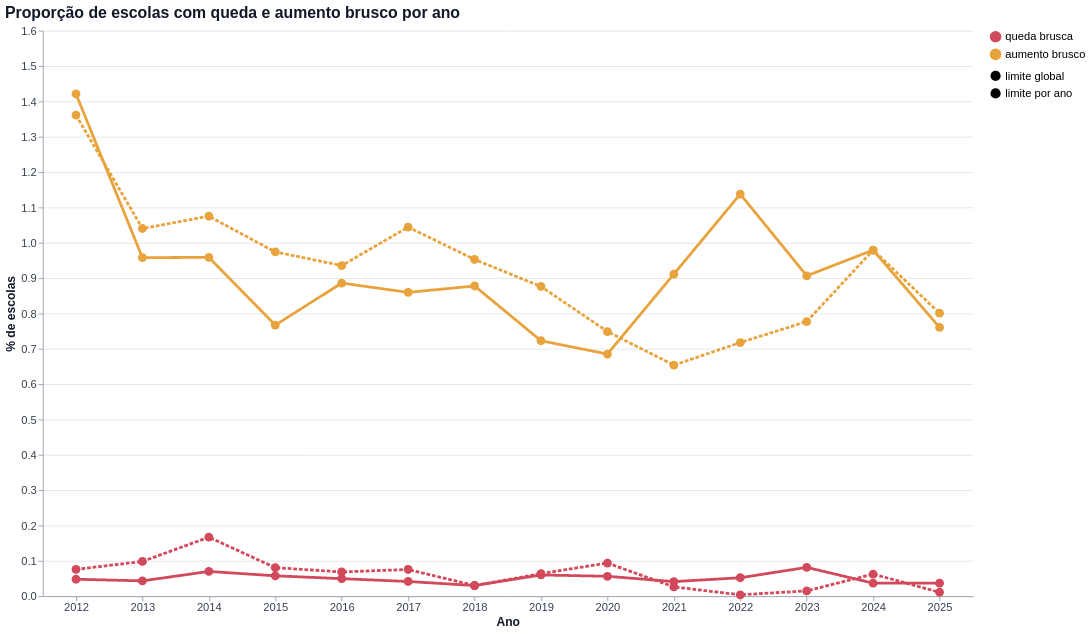

Notebook code for this chart:
### Markdown cell above
## Etapa 5 — Quantas escolas tiveram queda ou aumento brusco em cada ano?
O boxplot mostra a distribuição; esta etapa resume **proporção** (e contagem) de escolas marcadas.

### Code cell
def resumo_por_ano(d):
    """Tabela (contagem e %) e gráfico de escolas com queda/aumento brusco por ano."""
    resumo = pd.DataFrame({"escolas": d.groupby("ANO").size()})
    for tipo in ["QUEDA", "AUMENTO"]:
        for modo in ["ANO", "GLOBAL"]:
            resumo[f"n_{tipo}_{modo}"] = d.groupby("ANO")[f"{tipo}_{modo}"].sum()
            resumo[f"pct_{tipo}_{modo}"] = resumo[f"n_{tipo}_{modo}"] / resumo["escolas"] * 100

    pcts = [c for c in resumo.columns if c.startswith("pct_")]
    longo = resumo.reset_index().melt(id_vars="ANO", value_vars=pcts, var_name="serie", value_name="pct")
    longo["tipo"] = np.where(longo["serie"].str.contains("QUEDA"), "queda brusca", "aumento brusco")
    longo["limite"] = np.where(longo["serie"].str.endswith("_ANO"), "limite por ano", "limite global")

    graf = estilizar(alt.Chart(longo).mark_line(point=alt.OverlayMarkDef(size=90, filled=True), strokeWidth=3).encode(
        x=alt.X("ANO:O", title="Ano", axis=alt.Axis(labelAngle=0)), y=alt.Y("pct:Q", title="% de escolas"),
        color=alt.Color("tipo:N", title=None, scale=alt.Scale(domain=["queda brusca", "aumento brusco"], range=[COR_QUEDA, COR_AUMENTO])),
        strokeDash=alt.StrokeDash("limite:N", title=None),
        tooltip=["ANO:O", "tipo:N", "limite:N", alt.Tooltip("pct:Q", format=".2f")]
    ).properties(width=LARGURA_GRAFICO, height=int(ALTURA_GRAFICO * 0.8), title="Proporção de escolas com queda e aumento brusco por ano"))
    return resumo, graf


secao("Etapa 5 — Proporção de quedas e aumentos por ano")
resumo, graf_resumo = resumo_por_ano(dados)
mostrar_tabela(resumo.round(2), "Contagem e % de escolas marcadas por ano")
mostrar(graf_resumo, "Proporção de quedas e aumentos bruscos por ano")

### Figure 1 — Vega-Lite specification as saved in the notebook (floating-point values rounded to 4 significant figures)
{"config": {"view": {"continuousWidth": 300, "continuousHeight": 300, "stroke": null}, "axis": {"domainColor": "#9CA3AF", "gridColor": "#E5E7EB", "labelColor": "#374151", "labelFontSize": 12, "tickColor": "#9CA3AF", "titleColor": "#111827", "titleFontSize": 13}, "legend": {"labelFontSize": 12, "symbolSize": 120, "titleFontSize": 12}, "range": {"category": {"scheme": "set2"}}, "title": {"anchor": "start", "color": "#111827", "fontSize": 17, "subtitleColor": "#6B7280", "subtitleFontSize": 12}}, "data": {"name": "data-19945bb69f4f1be522e3cfa878a0e5b1"}, "mark": {"type": "line", "point": {"filled": true, "size": 90}, "strokeWidth": 3}, "encoding": {"color": {"field": "tipo", "scale": {"domain": ["queda brusca", "aumento brusco"], "range": ["#D1495B", "#E8A33D"]}, "title": null, "type": "nominal"}, "strokeDash": {"field": "limite", "title": null, "type": "nominal"}, "tooltip": [{"field": "ANO", "type": "ordinal"}, {"field": "tipo", "type": "nominal"}, {"field": "limite", "type": "nominal"}, {"field": "pct", "format": ".2f", "type": "quantitative"}], "x": {"axis": {"labelAngle": 0}, "field": "ANO", "title": "Ano", "type": "ordinal"}, "y": {"field": "pct", "title": "% de escolas", "type": "quantitative"}}, "height": 608, "title": "Proporção de escolas com queda e aumento brusco por ano", "width": 1000, "$schema": "https://vega.github.io/schema/vega-lite/v5.20.1.json", "datasets": {"data-19945bb69f4f1be522e3cfa878a0e5b1": [{"ANO": 2012, "serie": "pct_QUEDA_ANO", "pct": 0.07562, "tipo": "queda brusca", "limite": "limite por ano"}, {"ANO": 2013, "serie": "pct_QUEDA_ANO", "pct": 0.09814, "tipo": "queda brusca", "limite": "limite por ano"}, {"ANO": 2014, "serie": "pct_QUEDA_ANO", "pct": 0.1669, "tipo": "queda brusca", "limite": "limite por ano"}, {"ANO": 2015, "serie": "pct_QUEDA_ANO", "pct": 0.08052, "tipo": "queda brusca", "limite": "limite por ano"}, {"ANO": 2016, "serie": "pct_QUEDA_ANO", "pct": 0.06844, "tipo": "queda brusca", "limite": "limite por ano"}, {"ANO": 2017, "serie": "pct_QUEDA_ANO", "pct": 0.07539, "tipo": "queda brusca", "limite": "limite por ano"}, {"ANO": 2018, "serie": "pct_QUEDA_ANO", "pct": 0.03, "tipo": "queda brusca", "limite": "limite por ano"}, {"ANO": 2019, "serie": "pct_QUEDA_ANO", "pct": 0.06365, "tipo": "queda brusca", "limite": "limite por ano"}, {"ANO": 2020, "serie": "pct_QUEDA_ANO", "pct": 0.09358, "tipo": "queda brusca", "limite": "limite por ano"}, {"ANO": 2021, "serie": "pct_QUEDA_ANO", "pct": 0.02614, "tipo": "queda brusca", "limite": "limite por ano"}, {"ANO": 2022, "serie": "pct_QUEDA_ANO", "pct": 0.003718, "tipo": "queda brusca", "limite": "limite por ano"}, {"ANO": 2023, "serie": "pct_QUEDA_ANO", "pct": 0.0148, "tipo": "queda brusca", "limite": "limite por ano"}, {"ANO": 2024, "serie": "pct_QUEDA_ANO", "pct": 0.06234, "tipo": "queda brusca", "limite": "limite por ano"}, {"ANO": 2025, "serie": "pct_QUEDA_ANO", "pct": 0.01097, "tipo": "queda brusca", "limite": "limite por ano"}, {"ANO": 2012, "serie": "pct_QUEDA_GLOBAL", "pct": 0.04776, "tipo": "queda brusca", "limite": "limite global"}, {"ANO": 2013, "serie": "pct_QUEDA_GLOBAL", "pct": 0.04318, "tipo": "queda brusca", "limite": "limite global"}, {"ANO": 2014, "serie": "pct_QUEDA_GLOBAL", "pct": 0.06986, "tipo": "queda brusca", "limite": "limite global"}, {"ANO": 2015, "serie": "pct_QUEDA_GLOBAL", "pct": 0.05752, "tipo": "queda brusca", "limite": "limite global"}, {"ANO": 2016, "serie": "pct_QUEDA_GLOBAL", "pct": 0.04943, "tipo": "queda brusca", "limite": "limite global"}, {"ANO": 2017, "serie": "pct_QUEDA_GLOBAL", "pct": 0.04147, "tipo": "queda brusca", "limite": "limite global"}, {"ANO": 2018, "serie": "pct_QUEDA_GLOBAL", "pct": 0.03, "tipo": "queda brusca", "limite": "limite global"}, {"ANO": 2019, "serie": "pct_QUEDA_GLOBAL", "pct": 0.05991, "tipo": "queda brusca", "limite": "limite global"}, {"ANO": 2020, "serie": "pct_QUEDA_GLOBAL", "pct": 0.05615, "tipo": "queda brusca", "limite": "limite global"}, {"ANO": 2021, "serie": "pct_QUEDA_GLOBAL", "pct": 0.04108, "tipo": "queda brusca", "limite": "limite global"}, {"ANO": 2022, "serie": "pct_QUEDA_GLOBAL", "pct": 0.05205, "tipo": "queda brusca", "limite": "limite global"}, {"ANO": 2023, "serie": "pct_QUEDA_GLOBAL", "pct": 0.08139, "tipo": "queda brusca", "limite": "limite global"}, {"ANO": 2024, "serie": "pct_QUEDA_GLOBAL", "pct": 0.03667, "tipo": "queda brusca", "limite": "limite global"}, {"ANO": 2025, "serie": "pct_QUEDA_GLOBAL", "pct": 0.03656, "tipo": "queda brusca", "limite": "limite global"}, {"ANO": 2012, "serie": "pct_AUMENTO_ANO", "pct": 1.361, "tipo": "aumento brusco", "limite": "limite por ano"}, {"ANO": 2013, "serie": "pct_AUMENTO_ANO", "pct": 1.04, "tipo": "aumento brusco", "limite": "limite por ano"}, {"ANO": 2014, "serie": "pct_AUMENTO_ANO", "pct": 1.075, "tipo": "aumento brusco", "limite": "limite por ano"}, {"ANO": 2015, "serie": "pct_AUMENTO_ANO", "pct": 0.974, "tipo": "aumento brusco", "limite": "limite por ano"}, {"ANO": 2016, "serie": "pct_AUMENTO_ANO", "pct": 0.9353, "tipo": "aumento brusco", "limite": "limite por ano"}, {"ANO": 2017, "serie": "pct_AUMENTO_ANO", "pct": 1.044, "tipo": "aumento brusco", "limite": "limite por ano"}, {"ANO": 2018, "serie": "pct_AUMENTO_ANO", "pct": 0.9526, "tipo": "aumento brusco", "limite": "limite por ano"}, {"ANO": 2019, "serie": "pct_AUMENTO_ANO", "pct": 0.8761, "tipo": "aumento brusco", "limite": "limite por ano"}, {"ANO": 2020, "serie": "pct_AUMENTO_ANO", "pct": 0.7487, "tipo": "aumento brusco", "limite": "limite por ano"}, {"ANO": 2021, "serie": "pct_AUMENTO_ANO", "pct": 0.6536, "tipo": "aumento brusco", "limite": "limite por ano"}, {"ANO": 2022, "serie": "pct_AUMENTO_ANO", "pct": 0.7175, "tipo": "aumento brusco", "limite": "limite por ano"}, {"ANO": 2023, "serie": "pct_AUMENTO_ANO", "pct": 0.7769, "tipo": "aumento brusco", "limite": "limite por ano"}, {"ANO": 2024, "serie": "pct_AUMENTO_ANO", "pct": 0.9792, "tipo": "aumento brusco", "limite": "limite por ano"}, {"ANO": 2025, "serie": "pct_AUMENTO_ANO", "pct": 0.8006, "tipo": "aumento brusco", "limite": "limite por ano"}, {"ANO": 2012, "serie": "pct_AUMENTO_GLOBAL", "pct": 1.421, "tipo": "aumento brusco", "limite": "limite global"}, {"ANO": 2013, "serie": "pct_AUMENTO_GLOBAL", "pct": 0.9578, "tipo": "aumento brusco", "limite": "limite global"}, {"ANO": 2014, "serie": "pct_AUMENTO_GLOBAL", "pct": 0.9586, "tipo": "aumento brusco", "limite": "limite global"}, {"ANO": 2015, "serie": "pct_AUMENTO_GLOBAL", "pct": 0.7669, "tipo": "aumento brusco", "limite": "limite global"}, {"ANO": 2016, "serie": "pct_AUMENTO_GLOBAL", "pct": 0.8859, "tipo": "aumento brusco", "limite": "limite global"}, {"ANO": 2017, "serie": "pct_AUMENTO_GLOBAL", "pct": 0.8595, "tipo": "aumento brusco", "limite": "limite global"}, {"ANO": 2018, "serie": "pct_AUMENTO_GLOBAL", "pct": 0.8776, "tipo": "aumento brusco", "limite": "limite global"}, {"ANO": 2019, "serie": "pct_AUMENTO_GLOBAL", "pct": 0.7226, "tipo": "aumento brusco", "limite": "limite global"}, {"ANO": 2020, "serie": "pct_AUMENTO_GLOBAL", "pct": 0.685, "tipo": "aumento brusco", "limite": "limite global"}, {"ANO": 2021, "serie": "pct_AUMENTO_GLOBAL", "pct": 0.9113, "tipo": "aumento brusco", "limite": "limite global"}, {"ANO": 2022, "serie": "pct_AUMENTO_GLOBAL", "pct": 1.138, "tipo": "aumento brusco", "limite": "limite global"}, {"ANO": 2023, "serie": "pct_AUMENTO_GLOBAL", "pct": 0.9064, "tipo": "aumento brusco", "limite": "limite global"}, {"ANO": 2024, "serie": "pct_AUMENTO_GLOBAL", "pct": 0.9792, "tipo": "aumento brusco", "limite": "limite global"}, {"ANO": 2025, "serie": "pct_AUMENTO_GLOBAL", "pct": 0.7604, "tipo": "aumento brusco", "limite": "limite global"}]}}
